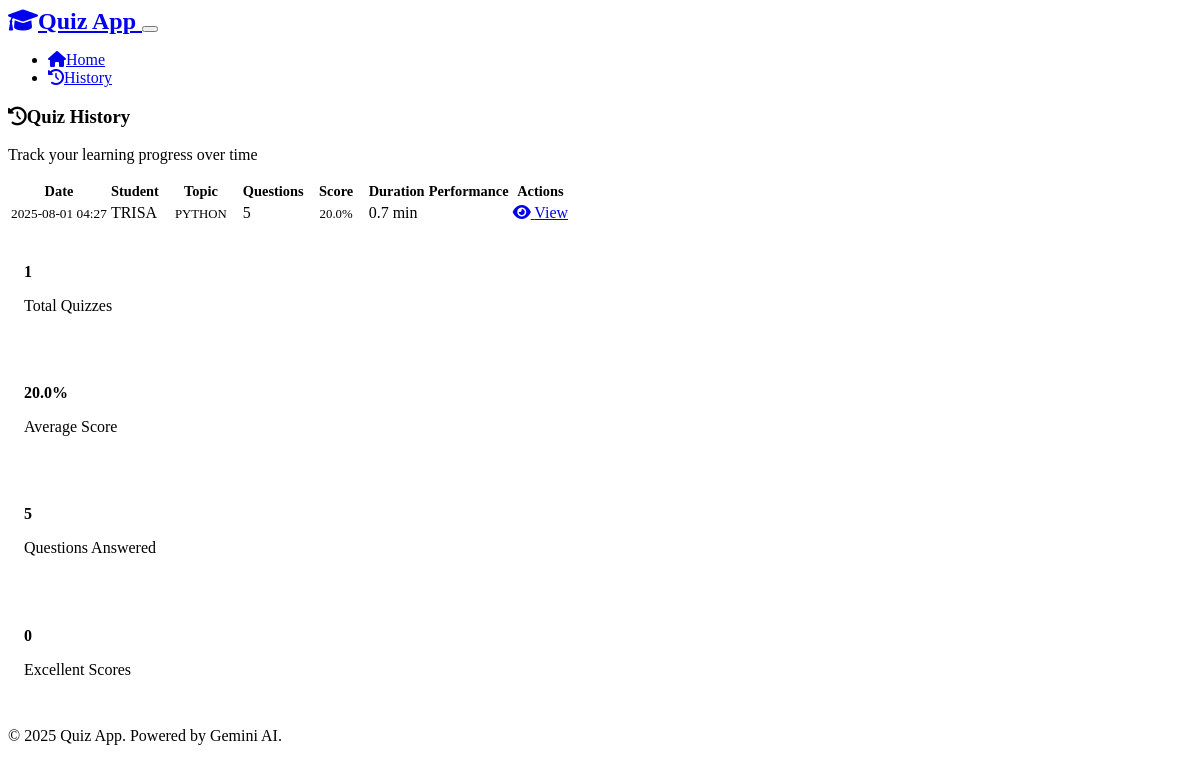
Before: /history with the older database file.
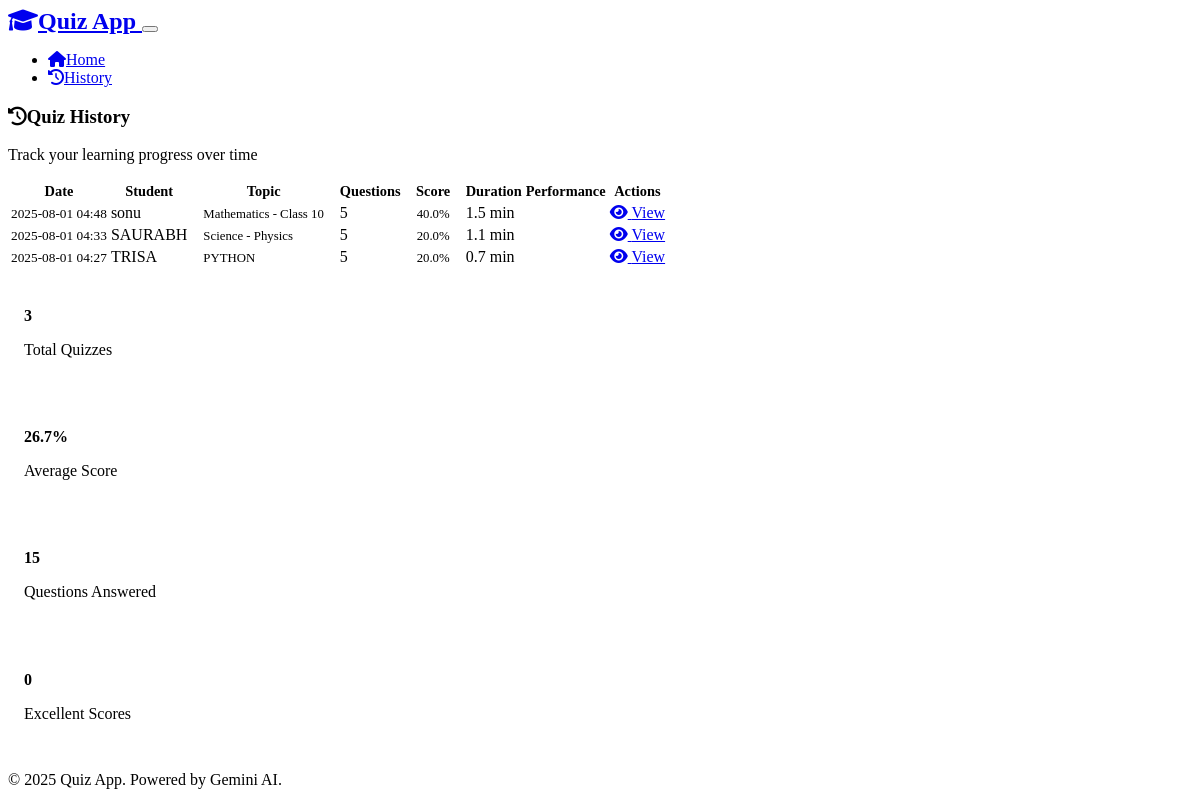
After: the same page with the newer database file.
### models.py (models this page shows, shortened)
class QuizSession(db.Model):
    id = db.Column(db.Integer, primary_key=True)
    student_name = db.Column(db.String(100), nullable=False)
    topic = db.Column(db.String(100), nullable=False)
    start_time = db.Column(db.DateTime, default=datetime.utcnow)
    end_time = db.Column(db.DateTime)
    total_questions = db.Column(db.Integer, default=0)
    correct_answers = db.Column(db.Integer, default=0)
    score_percentage = db.Column(db.Float, default=0.0)
    completed = db.Column(db.Boolean, default=False)
    questions = db.relationship('Question', backref='quiz_session', lazy=True, cascade='all, delete-orphan')
    def get_duration_minutes(self):
        if self.start_time and self.end_time:
            duration = self.end_time - self.start_time
            return round(duration.total_seconds() / 60, 2)
        return 0

### routes.py (the view)
@app.route('/history')
def history():
    quiz_sessions = QuizSession.query.filter_by(completed=True).order_by(
        QuizSession.end_time.desc()
    ).all()
    return render_template('history.html', quiz_sessions=quiz_sessions)

### templates/history.html (shortened to what this page needs)
{% extends "base.html" %}
{% block content %}
<div class="row">
    <div class="col-12">
        <div class="card">
            <div class="card-header">
                <h3><i class="fas fa-history me-2"></i>Quiz History</h3>
                <p class="mb-0 text-muted">Track your learning progress over time</p>
            </div>
            <div class="card-body">
                {% if quiz_sessions %}
                    <div class="table-responsive">
                        <table class="table table-hover">
                            <thead>
                                <tr>
                                    <th>Date</th>
                                    <th>Student</th>
                                    <th>Topic</th>
                                    <th>Questions</th>
                                    <th>Score</th>
                                    <th>Duration</th>
                                    <th>Performance</th>
                                    <th>Actions</th>
                                </tr>
                            </thead>
                            <tbody>
                                {% for session in quiz_sessions %}
                                <tr>
                                    <td>
                                        <small>{{ session.end_time.strftime('%Y-%m-%d %H:%M') if session.end_time else 'N/A' }}</small>
                                    </td>
                                    <td>{{ session.student_name }}</td>
                                    <td>
                                        <span class="badge bg-secondary">{{ session.topic }}</span>
                                    </td>
                                    <td>{{ session.total_questions }}</td>
                                    <td>
                                        <span class="badge
                                            {% if session.score_percentage >= 80 %}bg-success
                                            {% elif session.score_percentage >= 60 %}bg-info
                                            {% else %}bg-warning{% endif %}">
                                            {{ "%.1f"|format(session.score_percentage) }}%
                                        </span>
                                    </td>
                                    <td>{{ "%.1f"|format(session.get_duration_minutes()) }} min</td>
                                    <td>
                                        <div class="progress" style="height: 6px; width: 80px;">
                                        </div>
                                    </td>
                                    <td>
                                        <a href="{{ url_for('results', session_id=session.id) }}"
                                           class="btn btn-sm btn-outline-primary">
                                            <i class="fas fa-eye"></i> View
                                        </a>
                                    </td>
                                </tr>
                                {% endfor %}
                            </tbody>
                        </table>
                    </div>
                    <div class="row mt-4">
                        <div class="col-md-3 col-6 mb-3">
                            <div class="stat-card text-center">
                                <h4 class="text-primary">{{ quiz_sessions|length }}</h4>
                                <p class="mb-0 text-muted">Total Quizzes</p>
                            </div>
                        </div>
                        <div class="col-md-3 col-6 mb-3">
                            <div class="stat-card text-center">
                                <h4 class="text-success">
                                    {{ "%.1f"|format((quiz_sessions|sum(attribute='score_percentage')) / quiz_sessions|length) }}%
                                </h4>
                                <p class="mb-0 text-muted">Average Score</p>
                            </div>
                        </div>
                        <div class="col-md-3 col-6 mb-3">
                            <div class="stat-card text-center">
                                <h4 class="text-info">
                                    {{ (quiz_sessions|sum(attribute='total_questions')) }}
                                </h4>
                                <p class="mb-0 text-muted">Questions Answered</p>
                            </div>
                        </div>
                        <div class="col-md-3 col-6 mb-3">
                            <div class="stat-card text-center">
                                <h4 class="text-warning">
                                    {{ quiz_sessions|selectattr('score_percentage', 'ge', 80)|list|length }}
                                </h4>
                                <p class="mb-0 text-muted">Excellent Scores</p>
                            </div>
                        </div>
                    </div>
                {% endif %}
            </div>
        </div>
    </div>
</div>
{% endblock %}

### templates/base.html (shortened to what this page needs)
<!DOCTYPE html>
<html lang="en" data-bs-theme="dark">
<head>
    <link href="https://cdn.replit.com/agent/bootstrap-agent-dark-theme.min.css" rel="stylesheet">
    <link href="https://cdnjs.cloudflare.com/ajax/libs/font-awesome/6.0.0/css/all.min.css" rel="stylesheet">
    <link href="{{ url_for('static', filename='style.css') }}" rel="stylesheet">
</head>
<body>
    <nav class="navbar navbar-expand-lg navbar-dark bg-dark">
        <div class="container">
            <a class="navbar-brand" href="{{ url_for('index') }}">
                <i class="fas fa-graduation-cap me-2"></i>Quiz App
            </a>
            <button class="navbar-toggler" type="button" data-bs-toggle="collapse" data-bs-target="#navbarNav">
            </button>
            <div class="collapse navbar-collapse" id="navbarNav">
                <ul class="navbar-nav ms-auto">
                    <li class="nav-item">
                        <a class="nav-link" href="{{ url_for('index') }}">
                            <i class="fas fa-home me-1"></i>Home
                        </a>
                    </li>
                    <li class="nav-item">
                        <a class="nav-link" href="{{ url_for('history') }}">
                            <i class="fas fa-history me-1"></i>History
                        </a>
                    </li>
                </ul>
            </div>
        </div>
    </nav>
    <main class="container my-4">
        {% block content %}{% endblock %}
    </main>
    <footer class="bg-dark text-light py-4 mt-5">
        <div class="container text-center">
            <p>&copy; 2025 Quiz App. Powered by Gemini AI.</p>
        </div>
    </footer>
</body>
</html>

### static/style.css (style rules this page uses)
.stat-card { padding: 1rem; border-radius: 0.5rem; background-color: var(--bs-body-bg); border: 1px solid var(--bs-border-color); }
.stat-card h3, .stat-card h4 { margin-bottom: 0.5rem; font-weight: bold; }
.progress { border-radius: 10px; }
.card { transition: transform 0.2s ease, box-shadow 0.2s ease; }
.table-responsive { border-radius: 0.5rem; }
.table { margin-bottom: 0; }
.table th { border-top: none; font-weight: 600; font-size: 0.9rem; color: var(--bs-secondary); }
.table td { vertical-align: middle; }
.navbar-brand { font-weight: bold; font-size: 1.5rem; }
footer { margin-top: auto; }
.btn { border-radius: 0.5rem; font-weight: 500; }
.badge { font-size: 0.8rem; padding: 0.5rem 0.75rem; }

Changed rows visible on the page:
added QuizSession: end_time "2025-08-01 04:48", student_name "sonu", topic "Mathematics - Class 10", total_questions "5", score_percentage "40.0", get_duration_minutes "1.5"
added QuizSession: end_time "2025-08-01 04:33", student_name "SAURABH", topic "Science - Physics", total_questions "5", score_percentage "20.0", get_duration_minutes "1.1"
Other visible differences:
{{ quiz_sessions|length }}: "1" → "3"
{{ (quiz_sessions|sum(attribute='total_questions')) }}: "5" → "15"
text no longer shown: "20.0"
text now shown: "26.7"
